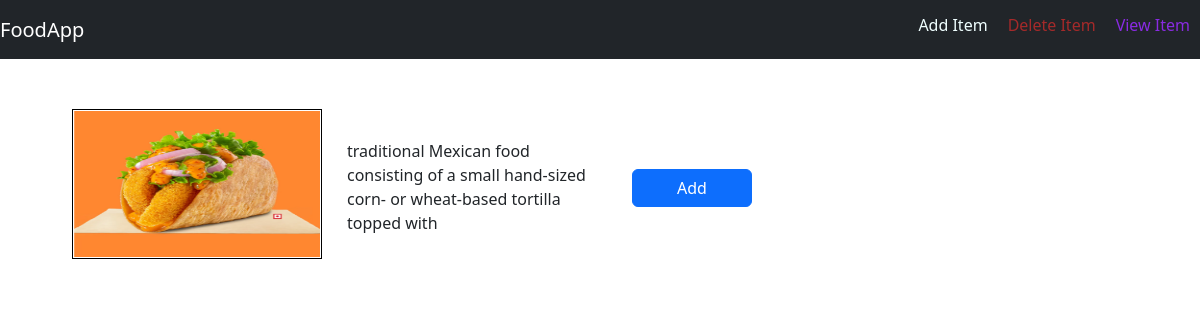
The page /food/4/ on the database its author committed.
### food/models.py (models this page shows, shortened)
class Item(models.Model):
    item_name=models.CharField(max_length=50)
    item_desc=models.CharField(max_length=100)
    item_price=models.FloatField()
    item_image=models.CharField(max_length=500,default="https://cdn-icons-png.flaticon.com/512/1147/1147805.png")

### food/views.py (the view)
# urls.py: path('<int:item_id>/', views.detail, name='detail'),
def detail(request,item_id):
    item=Item.objects.get(pk=item_id)
    context={
        'item':item,
    }
    return render(request,'food/item_detail.html',context)

### food/templates/food/item_detail.html
{% extends 'food/base.html' %}
{% block body %}
<div class="container w-100" style="margin-top:30px">
    <div class="row">
        <div class="col-md-3">
            <img src="../../static/food/{{item.item_name}}.jpg" width="250px" height="150px" class="image_class">
        </div>
        <div class="col-md-3 offset md-2" style="margin-left:20px">
            <p>{{item.item_desc}}</p>
        </div>
        <div class="col-md-3" >
            <button  class="btn btn-primary" style="margin-top:80px; width:120px">Add</button></div>
    </div>
</div>
{% endblock %}

### food/static/food/index_style.css (style rules this page uses)
.image_class { border:1px solid black !important; margin-top:20px; padding: 1px; margin-left: 30px; margin-bottom:10px; }
p { margin-top:50px; }

### rows shown on the page
Item: item_name (picture), item_desc "traditional Mexican food consisting of a small hand-sized corn- or wheat-based tortilla topped with"
